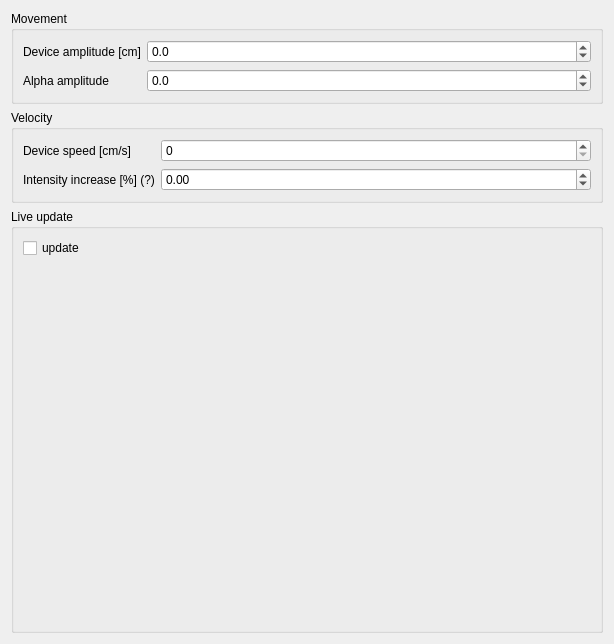
<?xml version="1.0" encoding="UTF-8"?>
<ui version="4.0">
 <class>IMUSettingsWidget</class>
 <widget class="QWidget" name="IMUSettingsWidget">
  <property name="geometry">
   <rect>
    <x>0</x>
    <y>0</y>
    <width>614</width>
    <height>644</height>
   </rect>
  </property>
  <property name="windowTitle">
   <string>Form</string>
  </property>
  <layout class="QVBoxLayout" name="verticalLayout">
   <item>
    <widget class="QGroupBox" name="groupBox">
     <property name="sizePolicy">
      <sizepolicy hsizetype="Preferred" vsizetype="Fixed">
       <horstretch>0</horstretch>
       <verstretch>0</verstretch>
      </sizepolicy>
     </property>
     <property name="title">
      <string>Movement</string>
     </property>
     <layout class="QFormLayout" name="formLayout">
      <item row="0" column="0">
       <widget class="QLabel" name="label">
        <property name="text">
         <string>Device amplitude [cm]</string>
        </property>
       </widget>
      </item>
      <item row="0" column="1">
       <widget class="QDoubleSpinBox" name="doubleSpinBox_movement_in">
        <property name="decimals">
         <number>1</number>
        </property>
        <property name="minimum">
         <double>-100.000000000000000</double>
        </property>
        <property name="singleStep">
         <double>0.100000000000000</double>
        </property>
       </widget>
      </item>
      <item row="1" column="1">
       <widget class="QDoubleSpinBox" name="doubleSpinBox_movement_out">
        <property name="decimals">
         <number>1</number>
        </property>
        <property name="minimum">
         <double>-1.000000000000000</double>
        </property>
        <property name="maximum">
         <double>1.000000000000000</double>
        </property>
        <property name="singleStep">
         <double>0.100000000000000</double>
        </property>
       </widget>
      </item>
      <item row="1" column="0">
       <widget class="QLabel" name="label_2">
        <property name="text">
         <string>Alpha amplitude</string>
        </property>
       </widget>
      </item>
     </layout>
    </widget>
   </item>
   <item>
    <widget class="QGroupBox" name="groupBox_2">
     <property name="sizePolicy">
      <sizepolicy hsizetype="Preferred" vsizetype="Fixed">
       <horstretch>0</horstretch>
       <verstretch>0</verstretch>
      </sizepolicy>
     </property>
     <property name="title">
      <string>Velocity</string>
     </property>
     <layout class="QFormLayout" name="formLayout_2">
      <item row="0" column="0">
       <widget class="QLabel" name="label_3">
        <property name="text">
         <string>Device speed [cm/s]</string>
        </property>
       </widget>
      </item>
      <item row="1" column="0">
       <widget class="QLabel" name="label_4">
        <property name="toolTip">
         <string>positive: increase when moving
negative: decrease when moving</string>
        </property>
        <property name="text">
         <string>Intensity increase [%] (?)</string>
        </property>
       </widget>
      </item>
      <item row="0" column="1">
       <widget class="QDoubleSpinBox" name="doubleSpinBox_velocity_in">
        <property name="decimals">
         <number>0</number>
        </property>
        <property name="minimum">
         <double>0.000000000000000</double>
        </property>
       </widget>
      </item>
      <item row="1" column="1">
       <widget class="QDoubleSpinBox" name="doubleSpinBox_intensity_increase">
        <property name="minimum">
         <double>-100.000000000000000</double>
        </property>
        <property name="maximum">
         <double>100.000000000000000</double>
        </property>
        <property name="singleStep">
         <double>0.100000000000000</double>
        </property>
       </widget>
      </item>
     </layout>
    </widget>
   </item>
   <item>
    <widget class="QGroupBox" name="groupBox_3">
     <property name="sizePolicy">
      <sizepolicy hsizetype="Preferred" vsizetype="Preferred">
       <horstretch>0</horstretch>
       <verstretch>0</verstretch>
      </sizepolicy>
     </property>
     <property name="maximumSize">
      <size>
       <width>16777215</width>
       <height>16777215</height>
      </size>
     </property>
     <property name="title">
      <string>Live update</string>
     </property>
     <layout class="QVBoxLayout" name="verticalLayout_2">
      <item>
       <widget class="QCheckBox" name="checkBox">
        <property name="text">
         <string>update</string>
        </property>
       </widget>
      </item>
      <item>
       <widget class="PlotWidget" name="graph" native="true">
        <property name="sizePolicy">
         <sizepolicy hsizetype="Preferred" vsizetype="Maximum">
          <horstretch>0</horstretch>
          <verstretch>100</verstretch>
         </sizepolicy>
        </property>
        <property name="minimumSize">
         <size>
          <width>0</width>
          <height>50</height>
         </size>
        </property>
        <property name="maximumSize">
         <size>
          <width>16777215</width>
          <height>300</height>
         </size>
        </property>
       </widget>
      </item>
      <item>
       <spacer name="verticalSpacer">
        <property name="orientation">
         <enum>Qt::Orientation::Vertical</enum>
        </property>
        <property name="sizeType">
         <enum>QSizePolicy::Policy::Expanding</enum>
        </property>
        <property name="sizeHint" stdset="0">
         <size>
          <width>20</width>
          <height>1</height>
         </size>
        </property>
       </spacer>
      </item>
     </layout>
    </widget>
   </item>
  </layout>
 </widget>
 <customwidgets>
  <customwidget>
   <class>PlotWidget</class>
   <extends>QWidget</extends>
   <header>pyqtgraph.h</header>
   <container>1</container>
  </customwidget>
 </customwidgets>
 <resources/>
 <connections/>
</ui>
